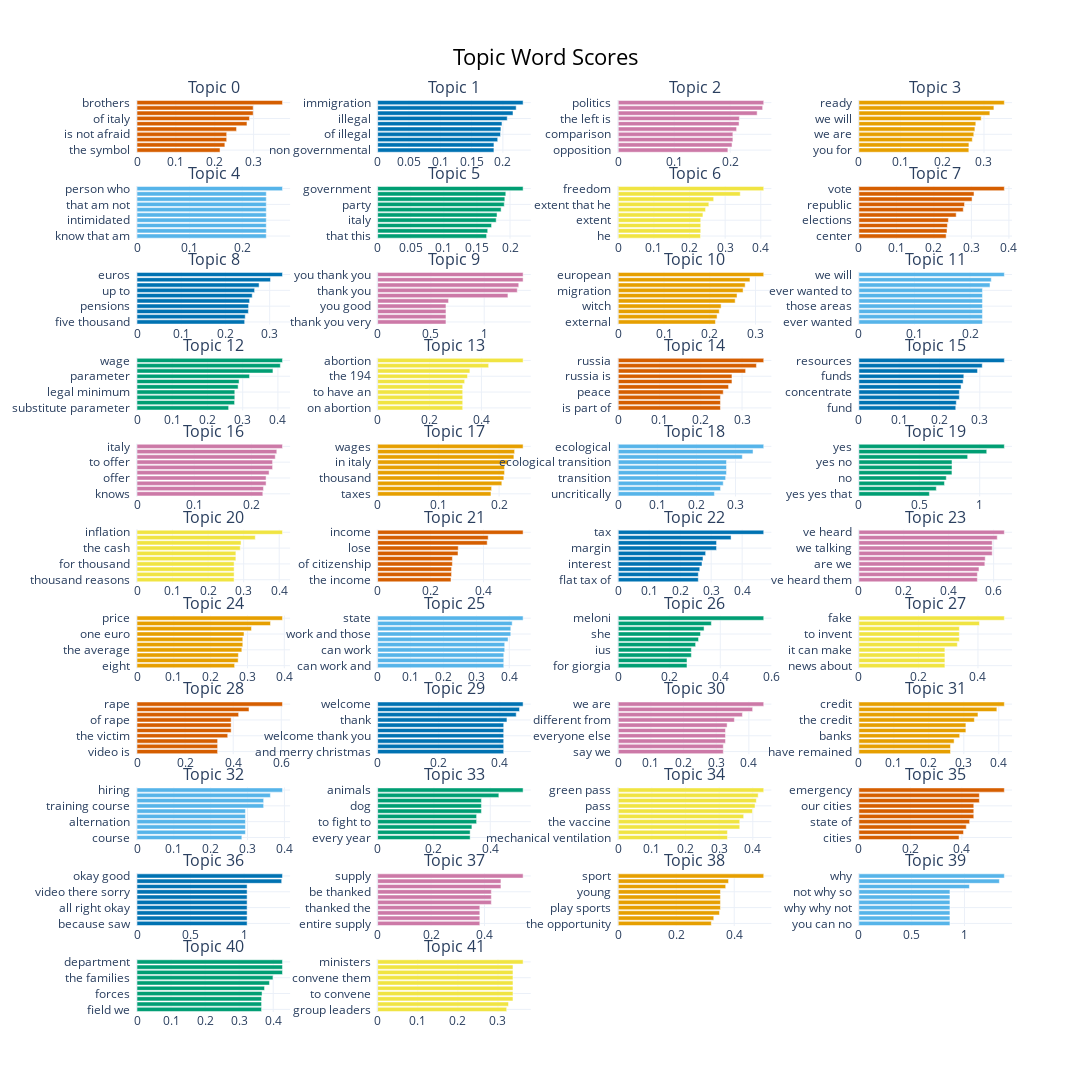

Notebook cell for this chart:
### Code cell
fig = topic_model.visualize_barchart(width=280, height=330, top_n_topics=60, n_words=10, custom_labels=True)
fig.write_html(processed_dir + 'html/topic-word-scores.html')
fig

### Figure 1 — Plotly figure (JSON) as saved in the notebook; plotly's stock layout.template omitted (floating-point values rounded to 4 significant figures)
{"data": [{"marker": {"color": "#D55E00"}, "orientation": "h", "type": "bar", "x": [0.2136, 0.226, 0.2307, 0.2307, 0.256, 0.2829, 0.2892, 0.2989, 0.2989, 0.3742], "xaxis": "x", "y": ["the symbol  ", "not afraid  ", "italy is not  ", "is not afraid  ", "italy is  ", "italy  ", "of italy  ", "brothers of  ", "brothers of italy  ", "brothers  "], "yaxis": "y"}, {"marker": {"color": "#0072B2"}, "orientation": "h", "type": "bar", "x": [0.1857, 0.1857, 0.1917, 0.1962, 0.1968, 0.1985, 0.2069, 0.2161, 0.2212, 0.2323], "xaxis": "x2", "y": ["non governmental  ", "governmental  ", "organizations  ", "of illegal  ", "people  ", "trafficking  ", "illegal  ", "traffickers  ", "migrants  ", "immigration  "], "yaxis": "y2"}, {"marker": {"color": "#CC79A7"}, "orientation": "h", "type": "bar", "x": [0.1959, 0.2033, 0.2048, 0.2048, 0.2114, 0.2158, 0.2163, 0.2481, 0.258, 0.2599], "xaxis": "x3", "y": ["opposition  ", "electoral campaign  ", "internal  ", "comparison  ", "left is  ", "political  ", "the left is  ", "left  ", "the left  ", "politics  "], "yaxis": "y3"}, {"marker": {"color": "#E69F00"}, "orientation": "h", "type": "bar", "x": [0.2637, 0.2638, 0.2719, 0.2755, 0.2782, 0.2804, 0.2933, 0.314, 0.3237, 0.3488], "xaxis": "x4", "y": ["you for  ", "work  ", "continue to work  ", "we are  ", "thank you for  ", "whose  ", "we will  ", "are ready  ", "we are ready  ", "ready  "], "yaxis": "y4"}, {"marker": {"color": "#56B4E9"}, "orientation": "h", "type": "bar", "x": [0.2457, 0.2457, 0.2457, 0.2457, 0.2457, 0.2457, 0.2457, 0.2457, 0.2458, 0.2765], "xaxis": "x5", "y": ["know that am  ", "should know that  ", "not person who  ", "intimidated  ", "not person  ", "who is intimidated  ", "that am not  ", "what you are  ", "person  ", "person who  "], "yaxis": "y5"}, {"marker": {"color": "#009E73"}, "orientation": "h", "type": "bar", "x": [0.1646, 0.1663, 0.1721, 0.1791, 0.1804, 0.1865, 0.1913, 0.1922, 0.1936, 0.2198], "xaxis": "x6", "y": ["that this  ", "an  ", "the italian  ", "italy  ", "the left  ", "left  ", "party  ", "italian  ", "italians  ", "government  "], "yaxis": "y6"}, {"marker": {"color": "#F0E442"}, "orientation": "h", "type": "bar", "x": [0.2308, 0.2315, 0.2315, 0.2315, 0.2376, 0.245, 0.2542, 0.2678, 0.3424, 0.4082], "xaxis": "x7", "y": ["he  ", "freedom of  ", "extent that  ", "extent  ", "freedom is  ", "not free  ", "extent that he  ", "rights  ", "free  ", "freedom  "], "yaxis": "y7"}, {"marker": {"color": "#D55E00"}, "orientation": "h", "type": "bar", "x": [0.2326, 0.2349, 0.236, 0.2387, 0.2594, 0.2783, 0.2816, 0.3018, 0.307, 0.3878], "xaxis": "x8", "y": ["center  ", "requires us  ", "government  ", "elections  ", "to vote  ", "electoral  ", "republic  ", "the republic  ", "of the republic  ", "vote  "], "yaxis": "y8"}, {"marker": {"color": "#0072B2"}, "orientation": "h", "type": "bar", "x": [0.2435, 0.2447, 0.2518, 0.2523, 0.2546, 0.2605, 0.2659, 0.2761, 0.3019, 0.3289], "xaxis": "x9", "y": ["five thousand  ", "percent  ", "contribution  ", "pensions  ", "incomes  ", "hundred  ", "up to  ", "pension  ", "thousand euros  ", "euros  "], "yaxis": "y9"}, {"marker": {"color": "#CC79A7"}, "orientation": "h", "type": "bar", "x": [0.6413, 0.6413, 0.6413, 0.6413, 0.6654, 1.223, 1.31, 1.324, 1.365, 1.365], "xaxis": "x10", "y": ["thank you very  ", "to you thank  ", "you very much  ", "you good  ", "thank you good  ", "thank  ", "thank you  ", "thank you thank  ", "you thank  ", "you thank you  "], "yaxis": "y10"}, {"marker": {"color": "#E69F00"}, "orientation": "h", "type": "bar", "x": [0.2124, 0.2159, 0.2207, 0.2248, 0.2555, 0.2595, 0.2728, 0.2773, 0.2878, 0.3179], "xaxis": "x11", "y": ["external  ", "mediterranean  ", "council  ", "witch  ", "european council  ", "the european council  ", "migration  ", "europe  ", "the european  ", "european  "], "yaxis": "y11"}, {"marker": {"color": "#56B4E9"}, "orientation": "h", "type": "bar", "x": [0.2222, 0.2222, 0.2222, 0.2222, 0.2222, 0.2222, 0.2222, 0.2359, 0.2381, 0.2616], "xaxis": "x12", "y": ["ever wanted  ", "this proposal  ", "will say  ", "those areas  ", "made for  ", "that will say  ", "ever wanted to  ", "government  ", "decree  ", "we will  "], "yaxis": "y12"}, {"marker": {"color": "#009E73"}, "orientation": "h", "type": "bar", "x": [0.2601, 0.277, 0.2776, 0.2776, 0.2871, 0.2898, 0.3195, 0.3859, 0.4069, 0.4129], "xaxis": "x13", "y": ["substitute parameter  ", "the minimum  ", "legal minimum wage  ", "legal minimum  ", "the minimum wage  ", "wages  ", "parameter  ", "minimum  ", "minimum wage  ", "wage  "], "yaxis": "y13"}, {"marker": {"color": "#F0E442"}, "orientation": "h", "type": "bar", "x": [0.3278, 0.3278, 0.3278, 0.3278, 0.3278, 0.3353, 0.3463, 0.3555, 0.4278, 0.5605], "xaxis": "x14", "y": ["on abortion  ", "law on abortion  ", "194 law  ", "to have an  ", "194 law on  ", "have an  ", "the 194  ", "an abortion  ", "194  ", "abortion  "], "yaxis": "y14"}, {"marker": {"color": "#D55E00"}, "orientation": "h", "type": "bar", "x": [0.2476, 0.2476, 0.2476, 0.2544, 0.2672, 0.2755, 0.2755, 0.3086, 0.3348, 0.3525], "xaxis": "x15", "y": ["is part of  ", "russia is part  ", "is is  ", "peace  ", "christian  ", "is part  ", "russia is  ", "values  ", "putin  ", "russia  "], "yaxis": "y15"}, {"marker": {"color": "#0072B2"}, "orientation": "h", "type": "bar", "x": [0.2403, 0.2417, 0.2492, 0.2492, 0.2535, 0.2586, 0.2603, 0.2944, 0.306, 0.3609], "xaxis": "x16", "y": ["fund  ", "resources that  ", "the emergency  ", "concentrate  ", "needed  ", "allocate  ", "funds  ", "the resources  ", "billion  ", "resources  "], "yaxis": "y16"}, {"marker": {"color": "#CC79A7"}, "orientation": "h", "type": "bar", "x": [0.2199, 0.221, 0.2256, 0.2256, 0.2308, 0.237, 0.237, 0.2416, 0.2443, 0.2542], "xaxis": "x17", "y": ["knows  ", "which have  ", "knows how to  ", "offer  ", "cooperation  ", "for italy  ", "to offer  ", "nation  ", "how to offer  ", "italy  "], "yaxis": "y17"}, {"marker": {"color": "#E69F00"}, "orientation": "h", "type": "bar", "x": [0.1866, 0.1877, 0.2045, 0.2079, 0.209, 0.209, 0.2146, 0.2244, 0.2255, 0.2395], "xaxis": "x18", "y": ["taxes  ", "than  ", "italy  ", "thousand  ", "money it  ", "grown  ", "in italy  ", "average  ", "salaries  ", "wages  "], "yaxis": "y18"}, {"marker": {"color": "#56B4E9"}, "orientation": "h", "type": "bar", "x": [0.2461, 0.2617, 0.2686, 0.2748, 0.277, 0.277, 0.277, 0.3175, 0.3449, 0.3722], "xaxis": "x19", "y": ["uncritically  ", "problem of  ", "the problem of  ", "transition  ", "the ecological  ", "the ecological transition  ", "ecological transition  ", "water  ", "sustainability  ", "ecological  "], "yaxis": "y19"}, {"marker": {"color": "#009E73"}, "orientation": "h", "type": "bar", "x": [0.5835, 0.6408, 0.7084, 0.7236, 0.7703, 0.7709, 0.7709, 0.9003, 1.058, 1.204], "xaxis": "x20", "y": ["yes yes that  ", "absolutely  ", "no no no  ", "no  ", "no no  ", "no yes  ", "yes no  ", "yes yes yes  ", "yes yes  ", "yes  "], "yaxis": "y20"}, {"marker": {"color": "#F0E442"}, "orientation": "h", "type": "bar", "x": [0.2731, 0.2731, 0.2731, 0.2731, 0.2781, 0.2781, 0.2904, 0.2926, 0.3327, 0.4092], "xaxis": "x21", "y": ["thousand reasons  ", "mortgages of  ", "increased the cash  ", "for thousand  ", "prices  ", "produced  ", "the cash  ", "increased  ", "cash  ", "inflation  "], "yaxis": "y21"}, {"marker": {"color": "#D55E00"}, "orientation": "h", "type": "bar", "x": [0.2771, 0.2791, 0.2791, 0.2823, 0.2823, 0.3035, 0.3044, 0.4137, 0.4175, 0.5493], "xaxis": "x22", "y": ["the income  ", "their citizenship income  ", "their citizenship  ", "of citizenship  ", "of citizenship income  ", "lose their  ", "lose  ", "citizenship  ", "citizenship income  ", "income  "], "yaxis": "y22"}, {"marker": {"color": "#0072B2"}, "orientation": "h", "type": "bar", "x": [0.2584, 0.2584, 0.2631, 0.2704, 0.2735, 0.2821, 0.3173, 0.3173, 0.3642, 0.4696], "xaxis": "x23", "y": ["flat tax of  ", "tax of  ", "unfair  ", "interest  ", "difference  ", "flat tax  ", "margin  ", "flat  ", "tax on  ", "tax  "], "yaxis": "y23"}, {"marker": {"color": "#CC79A7"}, "orientation": "h", "type": "bar", "x": [0.5275, 0.5275, 0.5347, 0.5609, 0.5625, 0.5937, 0.5937, 0.5937, 0.6161, 0.6477], "xaxis": "x24", "y": ["ve heard them  ", "heard them  ", "ve  ", "are we  ", "heard  ", "we talking about  ", "we talking  ", "are we talking  ", "what are we  ", "ve heard  "], "yaxis": "y24"}, {"marker": {"color": "#E69F00"}, "orientation": "h", "type": "bar", "x": [0.2651, 0.2747, 0.2753, 0.2847, 0.2873, 0.2873, 0.2906, 0.3109, 0.3625, 0.3951], "xaxis": "x25", "y": ["eight  ", "euro  ", "average price  ", "the average  ", "price of  ", "the price  ", "one euro  ", "average  ", "petrol  ", "price  "], "yaxis": "y25"}, {"marker": {"color": "#56B4E9"}, "orientation": "h", "type": "bar", "x": [0.3832, 0.3832, 0.3832, 0.3861, 0.3861, 0.3963, 0.4045, 0.4045, 0.4088, 0.442], "xaxis": "x26", "y": ["can work and  ", "same level  ", "the same level  ", "can work  ", "who can work  ", "just state  ", "work and those  ", "and those  ", "and those who  ", "state  "], "yaxis": "y26"}, {"marker": {"color": "#009E73"}, "orientation": "h", "type": "bar", "x": [0.2694, 0.2694, 0.2865, 0.2865, 0.3032, 0.3147, 0.3225, 0.3363, 0.3649, 0.5702], "xaxis": "x27", "y": ["for giorgia  ", "about what meloni  ", "the ius  ", "ius  ", "meloni is  ", "what meloni  ", "she  ", "giorgia meloni  ", "giorgia  ", "meloni  "], "yaxis": "y27"}, {"marker": {"color": "#F0E442"}, "orientation": "h", "type": "bar", "x": [0.2889, 0.2889, 0.2889, 0.2889, 0.3306, 0.3374, 0.3374, 0.3374, 0.4049, 0.4886], "xaxis": "x28", "y": ["news about  ", "there is bit  ", "to invent fake  ", "it can make  ", "lies  ", "invent  ", "to invent  ", "need to invent  ", "fake news  ", "fake  "], "yaxis": "y28"}, {"marker": {"color": "#D55E00"}, "orientation": "h", "type": "bar", "x": [0.3352, 0.3352, 0.3352, 0.3773, 0.3915, 0.3915, 0.3915, 0.4225, 0.4657, 0.6049], "xaxis": "x29", "y": ["video is  ", "lady  ", "say word of  ", "the victim  ", "the video  ", "that video  ", "of rape  ", "victim  ", "video  ", "rape  "], "yaxis": "y29"}, {"marker": {"color": "#0072B2"}, "orientation": "h", "type": "bar", "x": [0.4125, 0.4125, 0.4125, 0.4125, 0.4125, 0.4125, 0.4232, 0.4535, 0.4643, 0.476], "xaxis": "x30", "y": ["and merry christmas  ", "here to  ", "welcome thank  ", "welcome thank you  ", "thank you so  ", "being here  ", "thank  ", "thank you  ", "gifts  ", "welcome  "], "yaxis": "y30"}, {"marker": {"color": "#CC79A7"}, "orientation": "h", "type": "bar", "x": [0.3218, 0.3218, 0.3284, 0.3284, 0.3284, 0.3334, 0.3557, 0.3803, 0.4116, 0.4455], "xaxis": "x31", "y": ["say we  ", "us and  ", "we are the  ", "everyone else  ", "partly  ", "history  ", "different from  ", "we are not  ", "history and  ", "we are  "], "yaxis": "y31"}, {"marker": {"color": "#E69F00"}, "orientation": "h", "type": "bar", "x": [0.2619, 0.2619, 0.2722, 0.2882, 0.3059, 0.3059, 0.3302, 0.3404, 0.3944, 0.4159], "xaxis": "x32", "y": ["have remained  ", "have generated  ", "those credits  ", "banks  ", "facilitate the  ", "credit because  ", "the credit  ", "facilitate  ", "credits  ", "credit  "], "yaxis": "y32"}, {"marker": {"color": "#56B4E9"}, "orientation": "h", "type": "bar", "x": [0.2845, 0.2942, 0.2942, 0.2942, 0.2942, 0.2942, 0.3436, 0.3436, 0.362, 0.3947], "xaxis": "x33", "y": ["course  ", "school work alternation  ", "work alternation  ", "alternation  ", "issue of support  ", "school work  ", "training course  ", "the training  ", "training  ", "hiring  "], "yaxis": "y33"}, {"marker": {"color": "#009E73"}, "orientation": "h", "type": "bar", "x": [0.3286, 0.3286, 0.3348, 0.3515, 0.3515, 0.3686, 0.3686, 0.3686, 0.4305, 0.5166], "xaxis": "x34", "y": ["every year  ", "for what  ", "pets  ", "to fight to  ", "fight to  ", "cats  ", "dog  ", "therapy  ", "dogs  ", "animals  "], "yaxis": "y34"}, {"marker": {"color": "#F0E442"}, "orientation": "h", "type": "bar", "x": [0.3246, 0.3246, 0.3611, 0.3611, 0.3728, 0.399, 0.4067, 0.4105, 0.416, 0.4324], "xaxis": "x35", "y": ["mechanical ventilation  ", "ventilation  ", "vaccine  ", "the vaccine  ", "covid  ", "the green  ", "pass  ", "the green pass  ", "green  ", "green pass  "], "yaxis": "y35"}, {"marker": {"color": "#D55E00"}, "orientation": "h", "type": "bar", "x": [0.3891, 0.4064, 0.4172, 0.4302, 0.4464, 0.4464, 0.4464, 0.4681, 0.4681, 0.5651], "xaxis": "x36", "y": ["cities  ", "common  ", "of emergency  ", "state of  ", "state of emergency  ", "common sense  ", "our cities  ", "sense approach  ", "common sense approach  ", "emergency  "], "yaxis": "y36"}, {"marker": {"color": "#0072B2"}, "orientation": "h", "type": "bar", "x": [1.028, 1.028, 1.028, 1.028, 1.028, 1.028, 1.028, 1.028, 1.351, 1.358], "xaxis": "x37", "y": ["because saw  ", "okay good better  ", "better because  ", "all right okay  ", "all right  ", "anyway wait  ", "video there sorry  ", "your video there  ", "okay  ", "okay good  "], "yaxis": "y37"}, {"marker": {"color": "#CC79A7"}, "orientation": "h", "type": "bar", "x": [0.3824, 0.3824, 0.3824, 0.3824, 0.4255, 0.4255, 0.4255, 0.4614, 0.4614, 0.5444], "xaxis": "x38", "y": ["entire supply  ", "entire supply chain  ", "the entire supply  ", "thanked the  ", "thanked  ", "must be thanked  ", "be thanked  ", "chain  ", "supply chain  ", "supply  "], "yaxis": "y38"}, {"marker": {"color": "#E69F00"}, "orientation": "h", "type": "bar", "x": [0.3209, 0.3294, 0.3491, 0.3524, 0.3524, 0.3524, 0.3525, 0.3705, 0.3804, 0.5017], "xaxis": "x39", "y": ["the opportunity  ", "play  ", "young people  ", "play sports  ", "iceland  ", "sporting  ", "young  ", "sports  ", "how many  ", "sport  "], "yaxis": "y39"}, {"marker": {"color": "#56B4E9"}, "orientation": "h", "type": "bar", "x": [0.8625, 0.8625, 0.8625, 0.8625, 0.8625, 0.8625, 0.8625, 1.047, 1.331, 1.378], "xaxis": "x40", "y": ["you can no  ", "why why why  ", "can no no  ", "why why not  ", "let me simply  ", "why so you  ", "not why so  ", "why not  ", "why why  ", "why  "], "yaxis": "y40"}, {"marker": {"color": "#009E73"}, "orientation": "h", "type": "bar", "x": [0.3658, 0.3658, 0.3658, 0.3672, 0.3745, 0.389, 0.3993, 0.4272, 0.4272, 0.4272], "xaxis": "x41", "y": ["field we  ", "thanks to all  ", "must thank  ", "forces  ", "all the  ", "to all the  ", "the families  ", "soldiers  ", "department of  ", "department  "], "yaxis": "y41"}, {"marker": {"color": "#F0E442"}, "orientation": "h", "type": "bar", "x": [0.3217, 0.3263, 0.3374, 0.3374, 0.3374, 0.3374, 0.3374, 0.3374, 0.3374, 0.3626], "xaxis": "x42", "y": ["group leaders  ", "tomorrow  ", "the group leaders  ", "to convene  ", "resignation of  ", "tuesday  ", "convene them  ", "to convene them  ", "on sunday  ", "ministers  "], "yaxis": "y42"}], "layout": {"annotations": [{"font": {"size": 16}, "showarrow": false, "text": "Topic 0", "x": 0.0875, "xanchor": "center", "xref": "paper", "y": 1, "yanchor": "bottom", "yref": "paper"}, {"font": {"size": 16}, "showarrow": false, "text": "Topic 1", "x": 0.3625, "xanchor": "center", "xref": "paper", "y": 1, "yanchor": "bottom", "yref": "paper"}, {"font": {"size": 16}, "showarrow": false, "text": "Topic 2", "x": 0.6375, "xanchor": "center", "xref": "paper", "y": 1, "yanchor": "bottom", "yref": "paper"}, {"font": {"size": 16}, "showarrow": false, "text": "Topic 3", "x": 0.9125, "xanchor": "center", "xref": "paper", "y": 1, "yanchor": "bottom", "yref": "paper"}, {"font": {"size": 16}, "showarrow": false, "text": "Topic 4", "x": 0.0875, "xanchor": "center", "xref": "paper", "y": 0.9058, "yanchor": "bottom", "yref": "paper"}, {"font": {"size": 16}, "showarrow": false, "text": "Topic 5", "x": 0.3625, "xanchor": "center", "xref": "paper", "y": 0.9058, "yanchor": "bottom", "yref": "paper"}, {"font": {"size": 16}, "showarrow": false, "text": "Topic 6", "x": 0.6375, "xanchor": "center", "xref": "paper", "y": 0.9058, "yanchor": "bottom", "yref": "paper"}, {"font": {"size": 16}, "showarrow": false, "text": "Topic 7", "x": 0.9125, "xanchor": "center", "xref": "paper", "y": 0.9058, "yanchor": "bottom", "yref": "paper"}, {"font": {"size": 16}, "showarrow": false, "text": "Topic 8", "x": 0.0875, "xanchor": "center", "xref": "paper", "y": 0.8116, "yanchor": "bottom", "yref": "paper"}, {"font": {"size": 16}, "showarrow": false, "text": "Topic 9", "x": 0.3625, "xanchor": "center", "xref": "paper", "y": 0.8116, "yanchor": "bottom", "yref": "paper"}, {"font": {"size": 16}, "showarrow": false, "text": "Topic 10", "x": 0.6375, "xanchor": "center", "xref": "paper", "y": 0.8116, "yanchor": "bottom", "yref": "paper"}, {"font": {"size": 16}, "showarrow": false, "text": "Topic 11", "x": 0.9125, "xanchor": "center", "xref": "paper", "y": 0.8116, "yanchor": "bottom", "yref": "paper"}, {"font": {"size": 16}, "showarrow": false, "text": "Topic 12", "x": 0.0875, "xanchor": "center", "xref": "paper", "y": 0.7174, "yanchor": "bottom", "yref": "paper"}, {"font": {"size": 16}, "showarrow": false, "text": "Topic 13", "x": 0.3625, "xanchor": "center", "xref": "paper", "y": 0.7174, "yanchor": "bottom", "yref": "paper"}, {"font": {"size": 16}, "showarrow": false, "text": "Topic 14", "x": 0.6375, "xanchor": "center", "xref": "paper", "y": 0.7174, "yanchor": "bottom", "yref": "paper"}, {"font": {"size": 16}, "showarrow": false, "text": "Topic 15", "x": 0.9125, "xanchor": "center", "xref": "paper", "y": 0.7174, "yanchor": "bottom", "yref": "paper"}, {"font": {"size": 16}, "showarrow": false, "text": "Topic 16", "x": 0.0875, "xanchor": "center", "xref": "paper", "y": 0.6231, "yanchor": "bottom", "yref": "paper"}, {"font": {"size": 16}, "showarrow": false, "text": "Topic 17", "x": 0.3625, "xanchor": "center", "xref": "paper", "y": 0.6231, "yanchor": "bottom", "yref": "paper"}, {"font": {"size": 16}, "showarrow": false, "text": "Topic 18", "x": 0.6375, "xanchor": "center", "xref": "paper", "y": 0.6231, "yanchor": "bottom", "yref": "paper"}, {"font": {"size": 16}, "showarrow": false, "text": "Topic 19", "x": 0.9125, "xanchor": "center", "xref": "paper", "y": 0.6231, "yanchor": "bottom", "yref": "paper"}, {"font": {"size": 16}, "showarrow": false, "text": "Topic 20", "x": 0.0875, "xanchor": "center", "xref": "paper", "y": 0.5289, "yanchor": "bottom", "yref": "paper"}, {"font": {"size": 16}, "showarrow": false, "text": "Topic 21", "x": 0.3625, "xanchor": "center", "xref": "paper", "y": 0.5289, "yanchor": "bottom", "yref": "paper"}, {"font": {"size": 16}, "showarrow": false, "text": "Topic 22", "x": 0.6375, "xanchor": "center", "xref": "paper", "y": 0.5289, "yanchor": "bottom", "yref": "paper"}, {"font": {"size": 16}, "showarrow": false, "text": "Topic 23", "x": 0.9125, "xanchor": "center", "xref": "paper", "y": 0.5289, "yanchor": "bottom", "yref": "paper"}, {"font": {"size": 16}, "showarrow": false, "text": "Topic 24", "x": 0.0875, "xanchor": "center", "xref": "paper", "y": 0.4347, "yanchor": "bottom", "yref": "paper"}, {"font": {"size": 16}, "showarrow": false, "text": "Topic 25", "x": 0.3625, "xanchor": "center", "xref": "paper", "y": 0.4347, "yanchor": "bottom", "yref": "paper"}, {"font": {"size": 16}, "showarrow": false, "text": "Topic 26", "x": 0.6375, "xanchor": "center", "xref": "paper", "y": 0.4347, "yanchor": "bottom", "yref": "paper"}, {"font": {"size": 16}, "showarrow": false, "text": "Topic 27", "x": 0.9125, "xanchor": "center", "xref": "paper", "y": 0.4347, "yanchor": "bottom", "yref": "paper"}, {"font": {"size": 16}, "showarrow": false, "text": "Topic 28", "x": 0.0875, "xanchor": "center", "xref": "paper", "y": 0.3405, "yanchor": "bottom", "yref": "paper"}, {"font": {"size": 16}, "showarrow": false, "text": "Topic 29", "x": 0.3625, "xanchor": "center", "xref": "paper", "y": 0.3405, "yanchor": "bottom", "yref": "paper"}, {"font": {"size": 16}, "showarrow": false, "text": "Topic 30", "x": 0.6375, "xanchor": "center", "xref": "paper", "y": 0.3405, "yanchor": "bottom", "yref": "paper"}, {"font": {"size": 16}, "showarrow": false, "text": "Topic 31", "x": 0.9125, "xanchor": "center", "xref": "paper", "y": 0.3405, "yanchor": "bottom", "yref": "paper"}, {"font": {"size": 16}, "showarrow": false, "text": "Topic 32", "x": 0.0875, "xanchor": "center", "xref": "paper", "y": 0.2463, "yanchor": "bottom", "yref": "paper"}, {"font": {"size": 16}, "showarrow": false, "text": "Topic 33", "x": 0.3625, "xanchor": "center", "xref": "paper", "y": 0.2463, "yanchor": "bottom", "yref": "paper"}, {"font": {"size": 16}, "showarrow": false, "text": "Topic 34", "x": 0.6375, "xanchor": "center", "xref": "paper", "y": 0.2463, "yanchor": "bottom", "yref": "paper"}, {"font": {"size": 16}, "showarrow": false, "text": "Topic 35", "x": 0.9125, "xanchor": "center", "xref": "paper", "y": 0.2463, "yanchor": "bottom", "yref": "paper"}, {"font": {"size": 16}, "showarrow": false, "text": "Topic 36", "x": 0.0875, "xanchor": "center", "xref": "paper", "y": 0.1521, "yanchor": "bottom", "yref": "paper"}, {"font": {"size": 16}, "showarrow": false, "text": "Topic 37", "x": 0.3625, "xanchor": "center", "xref": "paper", "y": 0.1521, "yanchor": "bottom", "yref": "paper"}, {"font": {"size": 16}, "showarrow": false, "text": "Topic 38", "x": 0.6375, "xanchor": "center", "xref": "paper", "y": 0.1521, "yanchor": "bottom", "yref": "paper"}, {"font": {"size": 16}, "showarrow": false, "text": "Topic 39", "x": 0.9125, "xanchor": "center", "xref": "paper", "y": 0.1521, "yanchor": "bottom", "yref": "paper"}, {"font": {"size": 16}, "showarrow": false, "text": "Topic 40", "x": 0.0875, "xanchor": "center", "xref": "paper", "y": 0.05785, "yanchor": "bottom", "yref": "paper"}, {"font": {"size": 16}, "showarrow": false, "text": "Topic 41", "x": 0.3625, "xanchor": "center", "xref": "paper", "y": 0.05785, "yanchor": "bottom", "yref": "paper"}], "height": 3630, "hoverlabel": {"bgcolor": "white", "font": {"family": "Rockwell", "size": 16}}, "showlegend": false, "title": {"font": {"color": "Black", "size": 22}, "text": "Topic Word Scores", "x": 0.5, "xanchor": "center", "yanchor": "top"}, "width": 1120, "xaxis": {"anchor": "y", "domain": [0, 0.175], "showgrid": true}, "xaxis10": {"anchor": "y10", "domain": [0.275, 0.45], "showgrid": true}, "xaxis11": {"anchor": "y11", "domain": [0.55, 0.725], "showgrid": true}, "xaxis12": {"anchor": "y12", "domain": [0.825, 1], "showgrid": true}, "xaxis13": {"anchor": "y13", "domain": [0, 0.175], "showgrid": true}, "xaxis14": {"anchor": "y14", "domain": [0.275, 0.45], "showgrid": true}, "xaxis15": {"anchor": "y15", "domain": [0.55, 0.725], "showgrid": true}, "xaxis16": {"anchor": "y16", "domain": [0.825, 1], "showgrid": true}, "xaxis17": {"anchor": "y17", "domain": [0, 0.175], "showgrid": true}, "xaxis18": {"anchor": "y18", "domain": [0.275, 0.45], "showgrid": true}, "xaxis19": {"anchor": "y19", "domain": [0.55, 0.725], "showgrid": true}, "xaxis2": {"anchor": "y2", "domain": [0.275, 0.45], "showgrid": true}, "xaxis20": {"anchor": "y20", "domain": [0.825, 1], "showgrid": true}, "xaxis21": {"anchor": "y21", "domain": [0, 0.175], "showgrid": true}, "xaxis22": {"anchor": "y22", "domain": [0.275, 0.45], "showgrid": true}, "xaxis23": {"anchor": "y23", "domain": [0.55, 0.725], "showgrid": true}, "xaxis24": {"anchor": "y24", "domain": [0.825, 1], "showgrid": true}, "xaxis25": {"anchor": "y25", "domain": [0, 0.175], "showgrid": true}, "xaxis26": {"anchor": "y26", "domain": [0.275, 0.45], "showgrid": true}, "xaxis27": {"anchor": "y27", "domain": [0.55, 0.725], "showgrid": true}, "xaxis28": {"anchor": "y28", "domain": [0.825, 1], "showgrid": true}, "xaxis29": {"anchor": "y29", "domain": [0, 0.175], "showgrid": true}, "xaxis3": {"anchor": "y3", "domain": [0.55, 0.725], "showgrid": true}, "xaxis30": {"anchor": "y30", "domain": [0.275, 0.45], "showgrid": true}, "xaxis31": {"anchor": "y31", "domain": [0.55, 0.725], "showgrid": true}, "xaxis32": {"anchor": "y32", "domain": [0.825, 1], "showgrid": true}, "xaxis33": {"anchor": "y33", "domain": [0, 0.175], "showgrid": true}, "xaxis34": {"anchor": "y34", "domain": [0.275, 0.45], "showgrid": true}, "xaxis35": {"anchor": "y35", "domain": [0.55, 0.725], "showgrid": true}, "xaxis36": {"anchor": "y36", "domain": [0.825, 1], "showgrid": true}, "xaxis37": {"anchor": "y37", "domain": [0, 0.175], "showgrid": true}, "xaxis38": {"anchor": "y38", "domain": [0.275, 0.45], "showgrid": true}, "xaxis39": {"anchor": "y39", "domain": [0.55, 0.725], "showgrid": true}, "xaxis4": {"anchor": "y4", "domain": [0.825, 1], "showgrid": true}, "xaxis40": {"anchor": "y40", "domain": [0.825, 1], "showgrid": true}, "xaxis41": {"anchor": "y41", "domain": [0, 0.175], "showgrid": true}, "xaxis42": {"anchor": "y42", "domain": [0.275, 0.45], "showgrid": true}, "xaxis43": {"anchor": "y43", "domain": [0.55, 0.725], "showgrid": true}, "xaxis44": {"anchor": "y44", "domain": [0.825, 1], "showgrid": true}, "xaxis5": {"anchor": "y5", "domain": [0, 0.175], "showgrid": true}, "xaxis6": {"anchor": "y6", "domain": [0.275, 0.45], "showgrid": true}, "xaxis7": {"anchor": "y7", "domain": [0.55, 0.725], "showgrid": true}, "xaxis8": {"anchor": "y8", "domain": [0.825, 1], "showgrid": true}, "xaxis9": {"anchor": "y9", "domain": [0, 0.175], "showgrid": true}, "yaxis": {"anchor": "x", "domain": [0.9421, 1], "showgrid": true}, "yaxis10": {"anchor": "x10", "domain": [0.7537, 0.8116], "showgrid": true}, "yaxis11": {"anchor": "x11", "domain": [0.7537, 0.8116], "showgrid": true}, "yaxis12": {"anchor": "x12", "domain": [0.7537, 0.8116], "showgrid": true}, "yaxis13": {"anchor": "x13", "domain": [0.6595, 0.7174], "showgrid": true}, "yaxis14": {"anchor": "x14", "domain": [0.6595, 0.7174], "showgrid": true}, "yaxis15": {"anchor": "x15", "domain": [0.6595, 0.7174], "showgrid": true}, "yaxis16": {"anchor": "x16", "domain": [0.6595, 0.7174], "showgrid": true}, "yaxis17": {"anchor": "x17", "domain": [0.5653, 0.6231], "showgrid": true}, "yaxis18": {"anchor": "x18", "domain": [0.5653, 0.6231], "showgrid": true}, "yaxis19": {"anchor": "x19", "domain": [0.5653, 0.6231], "showgrid": true}, "yaxis2": {"anchor": "x2", "domain": [0.9421, 1], "showgrid": true}, "yaxis20": {"anchor": "x20", "domain": [0.5653, 0.6231], "showgrid": true}, "yaxis21": {"anchor": "x21", "domain": [0.4711, 0.5289], "showgrid": true}, "yaxis22": {"anchor": "x22", "domain": [0.4711, 0.5289], "showgrid": true}, "yaxis23": {"anchor": "x23", "domain": [0.4711, 0.5289], "showgrid": true}, "yaxis24": {"anchor": "x24", "domain": [0.4711, 0.5289], "showgrid": true}, "yaxis25": {"anchor": "x25", "domain": [0.3769, 0.4347], "showgrid": true}, "yaxis26": {"anchor": "x26", "domain": [0.3769, 0.4347], "showgrid": true}, "yaxis27": {"anchor": "x27", "domain": [0.3769, 0.4347], "showgrid": true}, "yaxis28": {"anchor": "x28", "domain": [0.3769, 0.4347], "showgrid": true}, "yaxis29": {"anchor": "x29", "domain": [0.2826, 0.3405], "showgrid": true}, "yaxis3": {"anchor": "x3", "domain": [0.9421, 1], "showgrid": true}, "yaxis30": {"anchor": "x30", "domain": [0.2826, 0.3405], "showgrid": true}, "yaxis31": {"anchor": "x31", "domain": [0.2826, 0.3405], "showgrid": true}, "yaxis32": {"anchor": "x32", "domain": [0.2826, 0.3405], "showgrid": true}, "yaxis33": {"anchor": "x33", "domain": [0.1884, 0.2463], "showgrid": true}, "yaxis34": {"anchor": "x34", "domain": [0.1884, 0.2463], "showgrid": true}, "yaxis35": {"anchor": "x35", "domain": [0.1884, 0.2463], "showgrid": true}, "yaxis36": {"anchor": "x36", "domain": [0.1884, 0.2463], "showgrid": true}, "yaxis37": {"anchor": "x37", "domain": [0.09421, 0.1521], "showgrid": true}, "yaxis38": {"anchor": "x38", "domain": [0.09421, 0.1521], "showgrid": true}, "yaxis39": {"anchor": "x39", "domain": [0.09421, 0.1521], "showgrid": true}, "yaxis4": {"anchor": "x4", "domain": [0.9421, 1], "showgrid": true}, "yaxis40": {"anchor": "x40", "domain": [0.09421, 0.1521], "showgrid": true}, "yaxis41": {"anchor": "x41", "domain": [0, 0.05785], "showgrid": true}, "yaxis42": {"anchor": "x42", "domain": [0, 0.05785], "showgrid": true}, "yaxis43": {"anchor": "x43", "domain": [0, 0.05785], "showgrid": true}, "yaxis44": {"anchor": "x44", "domain": [0, 0.05785], "showgrid": true}, "yaxis5": {"anchor": "x5", "domain": [0.8479, 0.9058], "showgrid": true}, "yaxis6": {"anchor": "x6", "domain": [0.8479, 0.9058], "showgrid": true}, "yaxis7": {"anchor": "x7", "domain": [0.8479, 0.9058], "showgrid": true}, "yaxis8": {"anchor": "x8", "domain": [0.8479, 0.9058], "showgrid": true}, "yaxis9": {"anchor": "x9", "domain": [0.7537, 0.8116], "showgrid": true}}}
